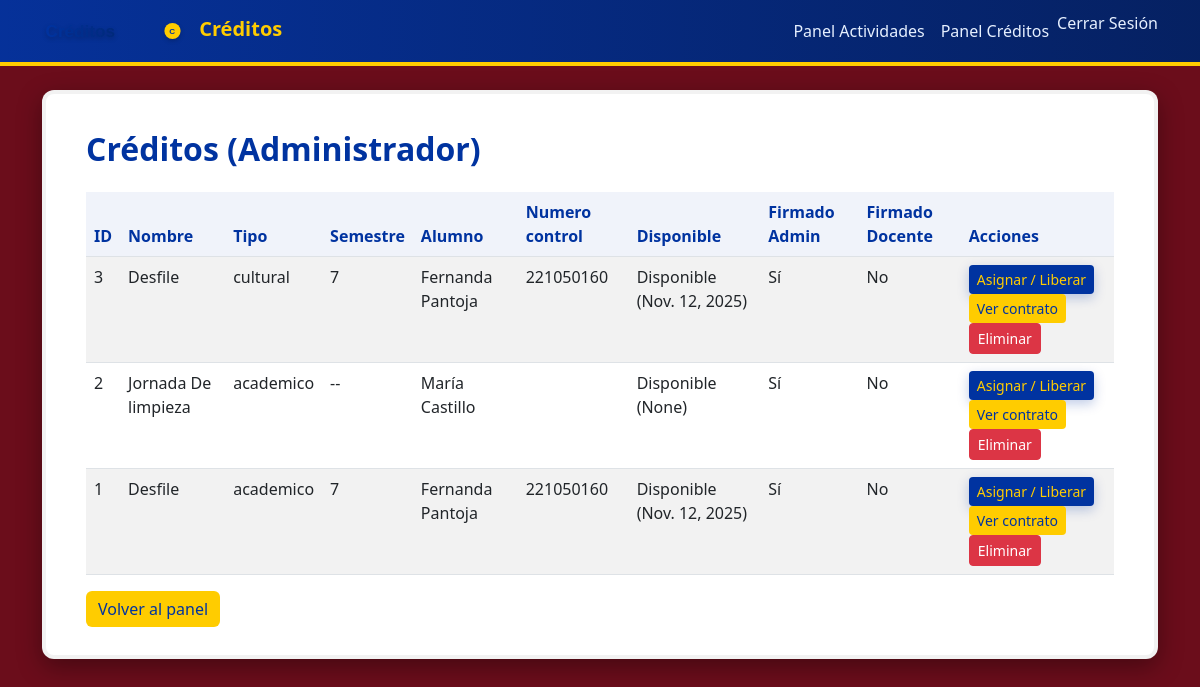
The app's page /creditos/admin/lista/ (signed in), older data.
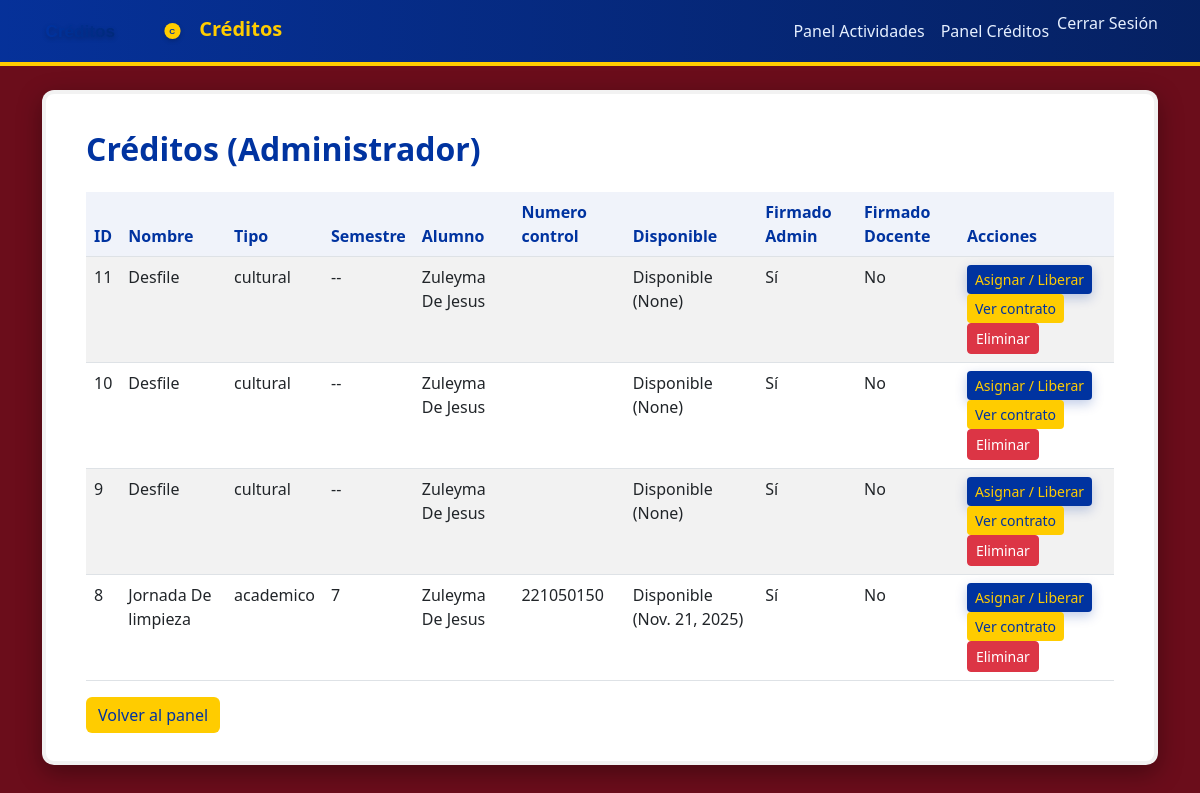
The same page, newer data.
### creditos/models.py (models this page shows, shortened)
class Credito(models.Model):
    TIPOS = (
        ('academico', 'Académico'),
        ('cultural', 'Cultural'),
        ('deportivo', 'Deportivo'),
    )
    alumno = models.ForeignKey(Usuario, on_delete=models.SET_NULL, null=True, blank=True, related_name='creditos')
    nombre = models.CharField(max_length=100, default="")
    tipo = models.CharField(max_length=20, choices=TIPOS)
    semestre = models.CharField(max_length=10)
    numero_control = models.CharField(max_length=30, blank=True)
    fecha_liberacion = models.DateField(blank=True, null=True)
    liberado = models.BooleanField(default=False)
    firmado_alumno = models.BooleanField(default=False)
    firmado_admin = models.BooleanField(default=False)
    firmado_docente = models.BooleanField(default=False)
    firmado_admin_por = models.ForeignKey(Usuario, on_delete=models.SET_NULL, null=True, blank=True, related_name='creditos_firmados_admin')
    firmado_admin_en = models.DateTimeField(null=True, blank=True)
    firmado_docente_por = models.ForeignKey(Usuario, on_delete=models.SET_NULL, null=True, blank=True, related_name='creditos_firmados_docente')
    firmado_docente_en = models.DateTimeField(null=True, blank=True)
    firmado_alumno_por = models.ForeignKey(Usuario, on_delete=models.SET_NULL, null=True, blank=True, related_name='creditos_firmados_alumno')
    firmado_alumno_en = models.DateTimeField(null=True, blank=True)

### usuarios/models.py (models this page shows, shortened)
class Usuario(AbstractUser):
    username_validator = RegexValidator(
        regex=r'^[\w\s\-áéíóúñÁÉÍÓÚÑ]+$',
        message='El nombre de usuario solo puede contener letras, números, espacios y guiones.',
        code='invalid_username'
    )
    username = models.CharField(
        max_length=150,
        unique=True,
        validators=[username_validator],
        help_text='Letras, números, espacios y guiones. Sin caracteres especiales.'
    )
    es_admin_creditos = models.BooleanField(default=False)
    es_alumno = models.BooleanField(default=True)
    es_docente = models.BooleanField(default=False)
    numero_control = models.CharField(max_length=30, blank=True)
    docente_password = models.CharField(
        max_length=128,
        blank=True,
        help_text='Contraseña del docente (hash).'
    )

### creditos/views.py (the view)
# urls.py: path('admin/lista/', views.lista_creditos_admin, name='lista_creditos_admin'),
@login_required
def lista_creditos_admin(request):
    is_admin = getattr(request.user, 'es_admin_creditos', False) or request.user.is_staff
    if not is_admin:
        messages.error(request, 'No tienes permiso para ver esta página.')
        return redirect('inicio')
    creditos = Credito.objects.order_by('-id')
    return render(request, 'creditos/lista_creditos_admin.html', {'creditos': creditos})

### creditos/templates/creditos/lista_creditos_admin.html (shortened to what this page needs)
{% extends 'usuarios/base.html' %}
{% block content %}
<div class="container mt-2">
    <h2 class="page-title mb-4">Créditos (Administrador)</h2>
    <table class="table table-striped">
        <thead>
            <tr>
                <th>ID</th>
                <th>Nombre</th>
                <th>Tipo</th>
                <th>Semestre</th>
                <th>Alumno</th>
                <th>Numero control</th>
                <th>Disponible</th>
                <th>Firmado Admin</th>
                <th>Firmado Docente</th>
                <th>Acciones</th>
            </tr>
        </thead>
        <tbody>
        {% for c in creditos %}
            <tr>
                <td>{{ c.id }}</td>
                <td>{{ c.nombre }}</td>
                <td>{{ c.tipo }}</td>
                <td>{{ c.semestre }}</td>
                <td>{% if c.alumno %}{{ c.alumno.username }}{% else %}-{% endif %}</td>
                <td>{{ c.numero_control }}</td>
                <td>{% if c.liberado %}Disponible ({{ c.fecha_liberacion }}){% else %}No{% endif %}</td>
                <td>
                    {% if c.firmado_admin %}
                        Sí
                    {% else %}
                        No
                    {% endif %}
                </td>
                <td>
                    {% if c.firmado_docente %}
                        Sí
                        {% if c.firmado_docente_por %}- por {{ c.firmado_docente_por.username }} en {{ c.firmado_docente_en|date:"Y-m-d H:i" }}{% endif %}
                    {% else %}
                        No
                    {% endif %}
                </td>
                <td>
                    <a href="{% url 'asignar_credito' c.id %}" class="btn btn-sm btn-primary">Asignar / Liberar</a>
                    <a href="{% url 'contrato' c.id %}" class="btn btn-sm btn-secondary">Ver contrato</a>
                    <form method="post" action="{% url 'eliminar_credito' c.id %}" class="d-inline" onsubmit="return confirm('¿Eliminar crédito ID {{ c.id }}? Esta acción no se puede deshacer.');">
                        <button type="submit" class="btn btn-sm btn-danger">Eliminar</button>
                    </form>
                </td>
            </tr>
        {% empty %}
            <tr><td colspan="8">No hay créditos registrados.</td></tr>
        {% endfor %}
        </tbody>
    </table>
    <a href="{% url 'panel_creditos' %}" class="btn btn-secondary">Volver al panel</a>
</div>
{% endblock %}

### usuarios/templates/usuarios/base.html (shortened to what this page needs)
<!DOCTYPE html>
<html lang="es">
  {% load static %}
<head>
  <link href="https://cdn.jsdelivr.net/npm/bootstrap@5.3.0/dist/css/bootstrap.min.css" rel="stylesheet">
  <link rel="stylesheet" href="{% static 'css/estilo.css' %}?v=2">
</head>
<body>
<nav class="navbar navbar-expand-lg navbar-dark">
  <div class="container">
    <a class="navbar-brand fw-bold" href="{% url 'inicio' %}">
      <img src="{% static 'img/logo.svg' %}" class="navbar-logo me-2" alt="Logo">
      <span class="lead-accent">Créditos</span>
    </a>
    <ul class="navbar-nav ms-auto">
      {% if user.is_authenticated %}
        {% if user.is_staff or user.es_admin_creditos %}
          <li class="nav-item"><a class="nav-link" href="{% url 'panel_actividades' %}">Panel Actividades</a></li>
          <li class="nav-item"><a class="nav-link" href="{% url 'panel_creditos' %}">Panel Créditos</a></li>
        {% else %}
          <li class="nav-item"><a class="nav-link" href="{% url 'perfil' %}">Perfil</a></li>
          <li class="nav-item"><a class="nav-link" href="{% url 'lista_actividades' %}">Actividades</a></li>
        {% endif %}
        <li class="nav-item">
          <form method="post" action="{% url 'logout' %}" class="d-inline">
            <button type="submit" class="btn btn-link nav-link text-danger" style="padding: 0;">Cerrar Sesión</button>
          </form>
        </li>
      {% else %}
        <li class="nav-item"><a class="nav-link" href="{% url 'login' %}">Iniciar Sesión</a></li>
        <li class="nav-item"><a class="nav-link" href="{% url 'docente_login' %}">Portal Docente</a></li>
      {% endif %}
    </ul>
  </div>
</nav>
<div class="container mt-4">
  <div class="creditos-card">
    {% block content %}{% endblock %}
  </div>
</div>
</body>
</html>

### static/css/estilo.css (style rules this page uses)
:root { --tinto: #6b0d1b; --azul: #0033a0; --amarillo: #ffcc00; --card-bg: #ffffff; --muted: #6c757d; }
html, body { height: 100%; }
body { background-color: var(--tinto); color: #222; font-family: 'Segoe UI', Roboto, Arial, sans-serif; }
.creditos-card { background: var(--card-bg); border-radius: 12px; padding: 28px; box-shadow: 0 8px 24px rgba(0,0,0,0.35); border: 4px solid rgba(0,0,0,0.05); }
.page-title { color: var(--azul); font-weight: 700; }
.lead-accent { color: var(--amarillo); font-weight: 600; }
.btn-primary { background-color: var(--azul) !important; color: var(--amarillo) !important; border: none !important; box-shadow: 0 4px 12px rgba(0,51,160,0.25); }
.btn-secondary { background-color: var(--amarillo) !important; color: var(--azul) !important; border: none !important; }
.navbar { background: linear-gradient(90deg, rgba(0,51,160,0.95), rgba(0,34,102,0.95)); border-bottom: 4px solid var(--amarillo); }
.navbar .navbar-brand { color: var(--amarillo) !important; }
.nav-link { color: #e6f0ff !important; }
.navbar-brand img.navbar-logo { height: 36px; width: auto; vertical-align: middle; filter: drop-shadow(0 2px 2px rgba(0,0,0,0.2)); }
.table thead th { background: rgba(0,51,160,0.06); color: var(--azul); }

Row changes from the older to the newer data that the page shows:
removed Credito: id "3", nombre "Desfile", tipo "cultural", semestre "7", alumno.username "Fernanda Pantoja", numero_control "221050160", fecha_liberacion "Nov. 12, 2025", firmado_admin "Sí", firmado_docente "No"
removed Credito: id "2", nombre "Jornada De limpieza", tipo "academico", semestre "--", alumno.username "María Castillo", fecha_liberacion "None", firmado_admin "Sí", firmado_docente "No"
removed Credito: id "1", nombre "Desfile", tipo "academico", semestre "7", alumno.username "Fernanda Pantoja", numero_control "221050160", fecha_liberacion "Nov. 12, 2025", firmado_admin "Sí", firmado_docente "No"
added Credito: id "11", nombre "Desfile", tipo "cultural", semestre "--", alumno.username "Zuleyma De Jesus", fecha_liberacion "None", firmado_admin "Sí", firmado_docente "No"
added Credito: id "10", nombre "Desfile", tipo "cultural", semestre "--", alumno.username "Zuleyma De Jesus", fecha_liberacion "None", firmado_admin "Sí", firmado_docente "No"
added Credito: id "9", nombre "Desfile", tipo "cultural", semestre "--", alumno.username "Zuleyma De Jesus", fecha_liberacion "None", firmado_admin "Sí", firmado_docente "No"
added Credito: id "8", nombre "Jornada De limpieza", tipo "academico", semestre "7", alumno.username "Zuleyma De Jesus", numero_control "221050150", fecha_liberacion "Nov. 21, 2025", firmado_admin "Sí", firmado_docente "No"
